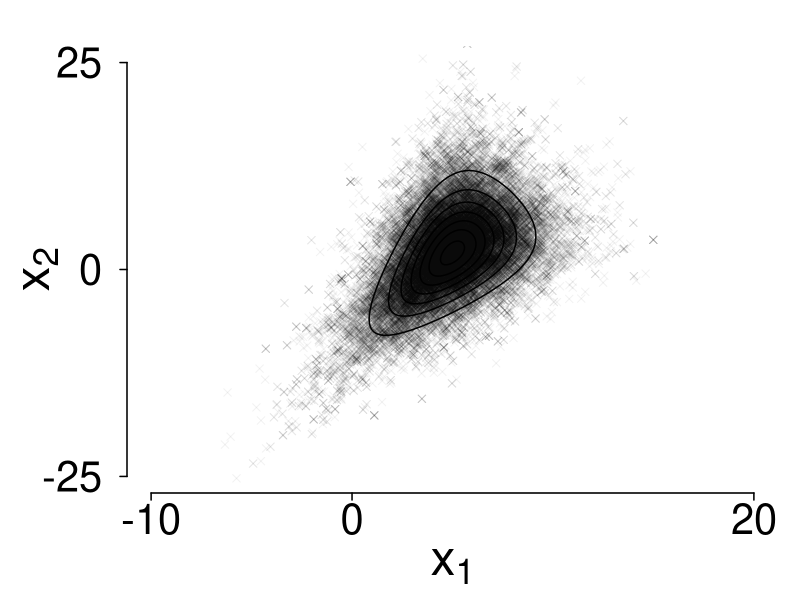

Source code (R): (Note: this script raises an error after producing the figure.)
#
# title     : plotAIESSamples.R
# purpose   : R script to create an illustration of sampling the bivariate
#           : logistics density using affine-invariant ensemble sampler.
#           : The final samples are plotted.
# author    : WD41, LRS/EPFL/PSI
# date      : Sept. 2017
#
# Custom Functions ------------------------------------------------------------
# Bivariate logistics distribution by Gumbel
biv_log <- function(xx, mu1, mu2, sig1, sig2)
{
  dens <- (exp(-1 * (xx[1] - mu1) / sig1) * exp(-1 * (xx[2] - mu2) / sig2)) /
    (1 + exp(-1 * (xx[1] - mu1) / sig1) + exp(-1 * (xx[2] - mu2) / sig2))^3

  return(dens)
}

# Marginal, unnormalized logistic
univ_log <- function(x, mu, sig)
{
  return(exp(-1 * (x - mu) / sig) / (1 + exp(-1*(x-mu)/sig))^2)
}

# Making my own AIES Sampler
# This is an implementation of AIES sampler to sample the bivariate logistics
aies_sampler <- function(ensemble)
{
  # Get the dimension of the ensemble
  # Number of iterations
  n_iter <- dim(ensemble)[3]
  # Number of parameters
  n_params <- dim(ensemble)[1]
  # Number of walkers
  n_walkers <- dim(ensemble)[2]
  # Outer Iterations
  for (i in 2:n_iter)
  {
    # Inner Iteration
    current_ens <- ensemble[,,i-1]
    for (j in 1:n_walkers)
    {
      # Select complementary walker
      cpl_idx <- sample(c(1:n_walkers)[-j], 1)
      cpl_walker <- current_ens[,cpl_idx]
      # Generate step size, from an exponential distribution with a = 2
      z <- runif(1, min = sqrt(0.5), max = sqrt(2))^2
      # Create a proposal step
      xx_cand <- cpl_walker + z * (current_ens[,j] - cpl_walker)
      # Compute acceptance probability
      acc_prob <- z^(n_params - 1) * biv_log1(xx_cand) / biv_log1(current_ens[,j])
      # Accept or reject
      if (runif(1) < acc_prob)
      {
        current_ens[,j] <- xx_cand
      }
    }
    # Update iteration
    ensemble[,,i] <- current_ens
  }
  return(ensemble)
}

# Global variables ------------------------------------------------------------
set.seed(11245012)
otpfullnames <- c("./figures/plotAIESWalkerSamples_1.pdf",
                  "./figures/plotAIESWalkerSamples_2.pdf",
                  "./figures/plotAIESWalkerSamples_3.pdf")

# Graphic Parameters
fig_size <- c(6, 6)                 # width, height
margin <- c(5.25, 6.25, 2.2, 1) + 0.1   # canvas margin (bot, left, top, right)
cex_axis <- 2.5     # Axis marker size
cex_lab  <- 3.0     # Axis label size
cex_main <- 3.0     # Main title size
cex_ann  <- 2.0     # Annotation text
tck_len  <- -0.35   # Tick length
leg_cex <- 2.0      # Legend size
cex_lab_shift <- 1.25   # Shift of the axis label from the axis
cex_ttl_shift <- 3.25   # Shift of the axis title from the axis

# Set up the case -------------------------------------------------------------

mu <- c(5, 2)
sig <- c(1.25, 3)
biv_log1 <- function(xx) {biv_log(xx, mu[1], mu[2], sig[1], sig[2])}

n_iter <- 500
n_walker <- 100
ensemble <- array(NA, dim = c(2, n_walker, n_iter))
ensemble[,,1] <- runif(n_walker)
ens <- aies_sampler(ensemble)
ens_rng <- list(x1 = c(-10, 20), x2 = c(-25, 25))

x <- seq(-25, 25, by = 0.1)
y <- seq(-25, 25, by = 0.1)
marginal_dens_1 <- univ_log(x, mu[1], sig[1])
marginal_dens_2 <- univ_log(y, mu[2], sig[2])
joint_dens <- apply(expand.grid(x, y), 1, biv_log,
                    mu1 = mu[1], mu2 = mu[2], sig1 = sig[1], sig2 = sig[2])

# Make the plots, Joint samples -----------------------------------------------
pdf(otpfullnames[1], family = "CM Roman",
    width = fig_size[1], height = fig_size[2])
par(mfrow = c(1, 1), mar = margin, las = 1, oma = c(0, 0, 0, 0), bty = "l")

plot(0, 0, type = "n",
     xlim = ens_rng[[1]], ylim = ens_rng[[2]],
     axes = FALSE,
     ylab = "", xlab = "",
     xaxt = "n", yaxt = "n")

# Put the points
points(ens[1,,101:500], ens[2,,101:500],
       xlim = ens_rng[[1]], ylim = ens_rng[[2]],
       col = rgb(0, 0, 0, 0.05), pch = 4)

# Put Contour
contour(x, y, matrix(joint_dens, nrow=length(x)),
        axes = F,
        col = "black",
        lwd = 1.5,
        add = T,
        drawlabels = F,
        nlevels = 6)

# Set Axis, Ticks and Labels
# x-axis
axis(side = 1, lwd = 1.5,
     at = c(0, ens_rng[[1]][1], ens_rng[[1]][2]),
     mgp = c(3, cex_lab_shift, 0),
     tcl = tck_len, cex.axis = cex_axis)
title(xlab = expression(x[1]),
      mgp = c(cex_ttl_shift + 0.5, 0, 0), cex.lab = cex_lab)
# y-axis
axis(side = 2, lwd = 1.5,
     at = c(0, ens_rng[[2]][1], ens_rng[[2]][2]),
     mgp = c(3, cex_lab_shift, 0),
     tcl = tck_len,
     cex.axis = cex_axis)
title(ylab = expression(x[2]),
      mgp = c(cex_ttl_shift, 0, 0),
      cex.lab = cex_lab)

# Save the plot
dev.off()
embed_fonts(otpfullnames[1], outfile = otpfullnames[1])

# Make the plots, Marginal of x1 ----------------------------------------------
pdf(otpfullnames[2], family = "CM Roman",
    width = fig_size[1], height = fig_size[2])
par(mfrow = c(1, 1), mar = margin, las = 1, oma = c(0, 0, 0, 0), bty = "l")

plot(0, 0, type = "n",
     xlim = ens_rng[[1]], ylim = c(0, 10000),
     axes = FALSE,
     ylab = "", xlab = "",
     xaxt = "n", yaxt = "n")

rest <- hist(c(ens[1,,101:500]), freq = T, add = T, breaks = 30)

# Plot the analytical marginal
lines(x,
      marginal_dens_1 / max(marginal_dens_1) * max(rest$counts), lwd = 1.0)

# Set Axis, Ticks and Labels
# x-axis
axis(side = 1, lwd = 1.5,
     at = c(0, ens_rng[[1]]),
     mgp = c(3, cex_lab_shift, 0),
     tcl = tck_len, cex.axis = cex_axis)
title(xlab = expression(x[1]),
      mgp = c(cex_ttl_shift + 0.5, 0, 0), cex.lab = cex_lab)
# y-axis
axis(side = 2, lwd = 1.5,
     at = c(0, 10000),
     mgp = c(3, cex_lab_shift, 0),
     tcl = tck_len,
     cex.axis = cex_axis)
title(ylab = "Frequency [-]",
      mgp = c(cex_ttl_shift, 0, 0),
      cex.lab = cex_lab)

# Save the plot
dev.off()
embed_fonts(otpfullnames[2], outfile = otpfullnames[2])


# Make the plots, Marginal of x2 ----------------------------------------------
pdf(otpfullnames[3], family = "CM Roman",
    width = fig_size[1], height = fig_size[2])
par(mfrow = c(1, 1), mar = margin, las = 1, oma = c(0, 0, 0, 0), bty = "l")

plot(0, 0, type = "n",
     xlim = ens_rng[[2]], ylim = c(0, 10000),
     axes = FALSE,
     ylab = "", xlab = "",
     xaxt = "n", yaxt = "n")

rest <- hist(c(ens[2,,101:500]), freq = T, add = T, breaks = 30)

# Plot the analytical marginal
lines(y,
      marginal_dens_2 / max(marginal_dens_2) * max(rest$counts), lwd = 1.0)

# Set Axis, Ticks and Labels
# x-axis
axis(side = 1, lwd = 1.5,
     at = c(0, ens_rng[[2]]),
     mgp = c(3, cex_lab_shift, 0),
     tcl = tck_len, cex.axis = cex_axis)
title(xlab = expression(x[2]),
      mgp = c(cex_ttl_shift + 0.5, 0, 0), cex.lab = cex_lab)
# y-axis
axis(side = 2, lwd = 1.5,
     at = c(0, 10000),
     mgp = c(3, cex_lab_shift, 0),
     tcl = tck_len,
     cex.axis = cex_axis)
title(ylab = "Frequency [-]",
      mgp = c(cex_ttl_shift, 0, 0),
      cex.lab = cex_lab)

# Save the plot
dev.off()
embed_fonts(otpfullnames[3], outfile = otpfullnames[3])
